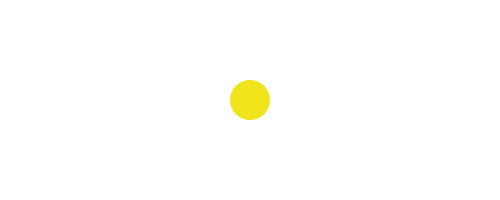
Frame 1 (no input)
Frame 60 (the mouse pressed at the canvas centre just before this capture): identical to frame 1, image omitted
Frame 120 (the mouse held since frame 60 and released just before this capture): identical to frame 1, image omitted

The Processing sketch that drew this single still picture (run headless with seeded random() and noise(); from frame 60 on, the mouse is pressed at the canvas centre):

// Processing sketch: Persona
// ── Persona.pde
Person P;
void setup() {
  size(500, 200);
  PVector n = new PVector(width/2, height/2);
  P = new Person(n, 0);
}

void draw() {
  background(-1);
  PVector mouse = new PVector(mouseX, mouseY);
  P.show();
  if (press && P.l.dist(mouse)<P.r) {
    P.l.x = mouse.x;
    P.l.y = mouse.y;
  }
}


class Person {
  PVector l;
  int character, i;
  float r=20;
  Person(PVector l, int i) {
    this.l = l;
    this.i = i;
  }

  void show() {
    noStroke();
    if (i==0) fill(#F0E51B);
    else if (i==1) fill(#761BF0);
    else fill(#FC1251);
    ellipse(l.x, l.y, 2*r, 2*r);
  }

  void update() {
  }
}

boolean press = false;
void mousePressed() {
  press = true;
}

void mouseReleased() {
  press = false;
} 
